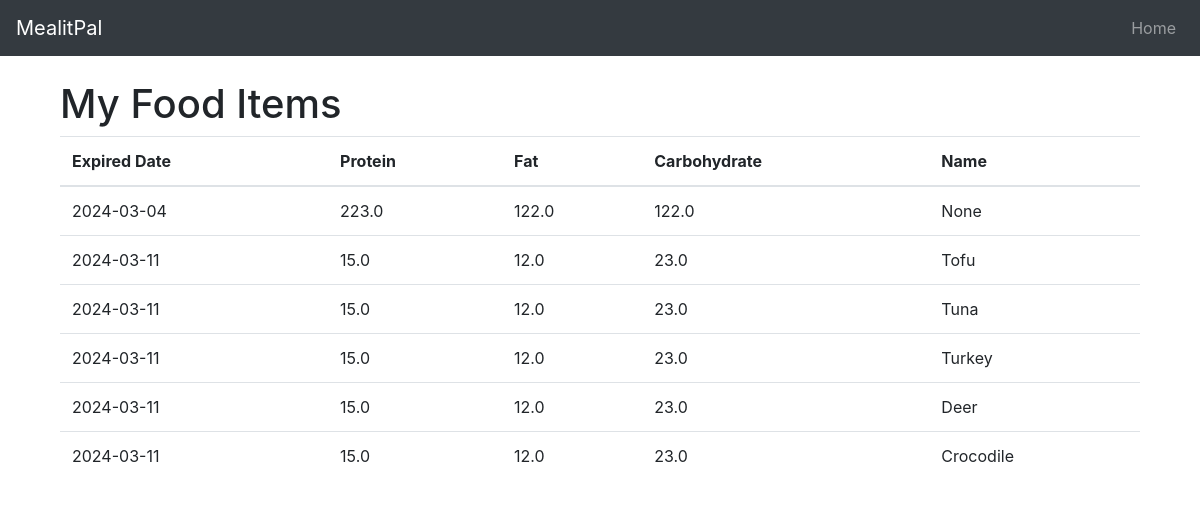
Screenshot of /viewmyfood/12 with the database file from the repository.
### app/__init__.py (models this page shows, shortened)
class Food(db.Model):
    id = db.Column(db.Integer, primary_key=True)
    user_id = db.Column(db.Integer, db.ForeignKey('user.id'), nullable=False)
    name=db.Column(db.String(64), index=True, unique=True)
    expired_date = db.Column(db.Date, nullable=False)
    protein = db.Column(db.Float)
    fat = db.Column(db.Float)
    carb = db.Column(db.Float)

### app/__init__.py (the view)
@app.route('/viewmyfood/<int:user_id>')
def view_my_food(user_id):
    foods = Food.query.filter_by(user_id=user_id).all()
    return render_template('viewmyfood.html', user_id=user_id, foods=foods)

### app/templates/viewmyfood.html
{% extends 'base.html' %}
{% block content %}
<div class="container">
    <h1>My Food Items</h1>
    <table class="table">
        <thead>
            <tr>
                <th>Expired Date</th>
                <th>Protein</th>
                <th>Fat</th>
                <th>Carbohydrate</th>
                <th>Name</th>
            </tr>
        </thead>
        <tbody>
            {% for food in foods %}
            <tr>
                <td>{{ food.expired_date }}</td>
                <td>{{ food.protein }}</td>
                <td>{{ food.fat }}</td>
                <td>{{ food.carb }}</td>
                <td>{{food.name}}</td>
            </tr>
            {% endfor %}
        </tbody>
    </table>
</div>
{% endblock %}

### app/templates/base.html (shortened to what this page needs)
<!DOCTYPE html>
<html lang="en">
<head>
    <link rel="stylesheet" href="https://stackpath.bootstrapcdn.com/bootstrap/4.5.2/css/bootstrap.min.css">
</head>
<body>
    <nav class="navbar navbar-expand-lg navbar-dark bg-dark">
        <a class="navbar-brand" href="#">MealitPal</a>
        <div class="collapse navbar-collapse" id="navbarNav">
            <ul class="navbar-nav ml-auto">
                <li class="nav-item">
                    <a class="nav-link" href="{{ url_for('main') }}">Home</a>
                </li>
            </ul>
        </div>
    </nav>
    <div class="container mt-4">
        {% block content %}{% endblock %}
    </div>
</body>
</html>

### rows the page displays
Food: expired_date "2024-03-04", protein "223.0", fat "122.0", carb "122.0", name "None"
Food: expired_date "2024-03-11", protein "15.0", fat "12.0", carb "23.0", name "Tofu"
Food: expired_date "2024-03-11", protein "15.0", fat "12.0", carb "23.0", name "Tuna"
Food: expired_date "2024-03-11", protein "15.0", fat "12.0", carb "23.0", name "Turkey"
Food: expired_date "2024-03-11", protein "15.0", fat "12.0", carb "23.0", name "Deer"
Food: expired_date "2024-03-11", protein "15.0", fat "12.0", carb "23.0", name "Crocodile"
